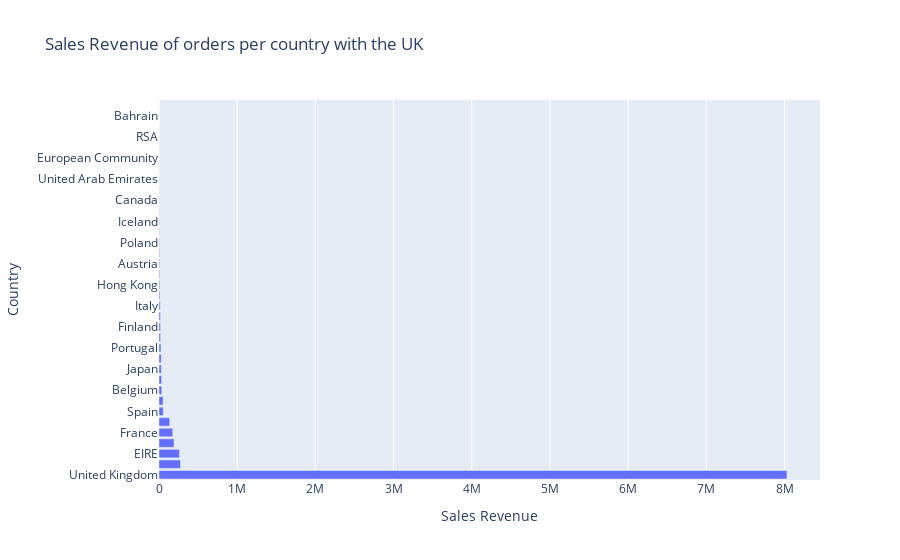

Notebook source saved alongside this figure:
### Code cell
temp_df = group_Quantity_and_SalesRevenue(df,'Country')

fig = px.bar(temp_df, x= "Sales Revenue", y='Country', title= "Sales Revenue of orders per country with the UK")
pio.show(fig, height=700, width=1000)

### Figure 1 — Plotly figure (JSON) as saved in the notebook; plotly's stock layout.template omitted (floating-point values rounded to 4 significant figures)
{"data": [{"alignmentgroup": "True", "hovertemplate": "Sales Revenue=%{x}<br>Country=%{y}<extra></extra>", "legendgroup": "", "marker": {"color": "#636efa", "pattern": {"shape": ""}}, "name": "", "offsetgroup": "", "orientation": "h", "showlegend": false, "textposition": "auto", "type": "bar", "x": [8031000.0, 275100.0, 261200.0, 192100.0, 176000.0, 137100.0, 54000.0, 51840.0, 35330.0, 32990.0, 29710.0, 28670.0, 24900.0, 19680.0, 17690.0, 17070.0, 15170.0, 11580.0, 9744.0, 9120.0, 8585.0, 8129.0, 6726.0, 4426.0, 3598.0, 3580.0, 3115.0, 2071.0, 1865.0, 1694.0, 1159.0, 1144.0, 1002.0, 786.7, 548.4, 145.9], "xaxis": "x", "y": ["United Kingdom", "Netherlands", "EIRE", "Germany", "France", "Australia", "Spain", "Switzerland", "Belgium", "Sweden", "Japan", "Norway", "Portugal", "Channel Islands", "Finland", "Denmark", "Italy", "Cyprus", "Hong Kong", "Singapore", "Austria", "Israel", "Poland", "Greece", "Iceland", "USA", "Canada", "Malta", "United Arab Emirates", "Lebanon", "European Community", "Brazil", "RSA", "Czech Republic", "Bahrain", "Saudi Arabia"], "yaxis": "y"}], "layout": {"barmode": "relative", "legend": {"tracegroupgap": 0}, "title": {"text": "Sales Revenue of orders per country with the UK"}, "xaxis": {"anchor": "y", "domain": [0, 1], "title": {"text": "Sales Revenue"}}, "yaxis": {"anchor": "x", "domain": [0, 1], "title": {"text": "Country"}}}}
